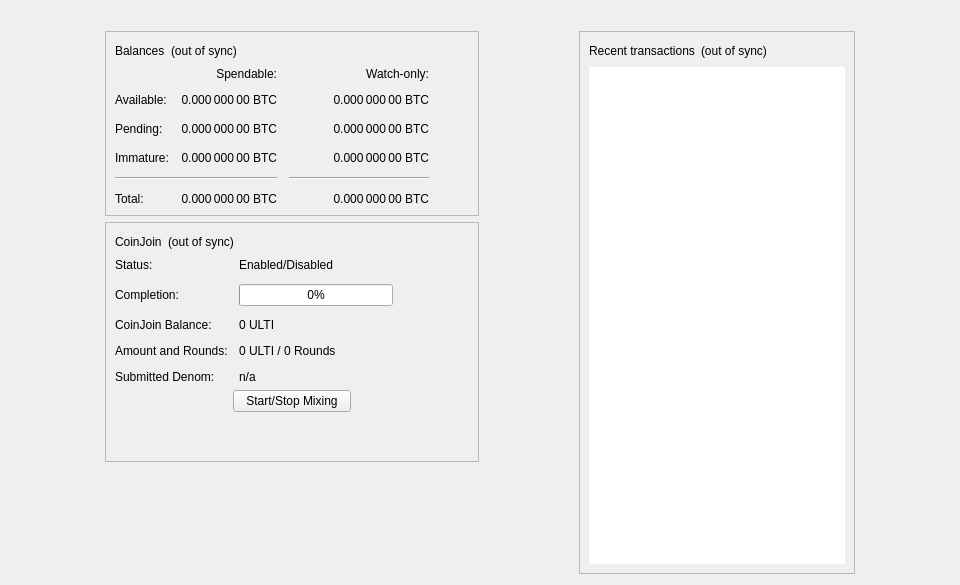
<?xml version="1.0" encoding="UTF-8"?>
<ui version="4.0">
 <class>OverviewPage</class>
 <widget class="QWidget" name="OverviewPage">
  <property name="geometry">
   <rect>
    <x>0</x>
    <y>0</y>
    <width>960</width>
    <height>585</height>
   </rect>
  </property>
  <property name="minimumSize">
   <size>
    <width>960</width>
    <height>0</height>
   </size>
  </property>
  <property name="windowTitle">
   <string>Form</string>
  </property>
  <layout class="QVBoxLayout" name="topLayout">
   <item>
    <widget class="QLabel" name="labelAlerts">
     <property name="visible">
      <bool>false</bool>
     </property>
     <property name="wordWrap">
      <bool>true</bool>
     </property>
     <property name="margin">
      <number>3</number>
     </property>
     <property name="textInteractionFlags">
      <set>Qt::TextSelectableByMouse</set>
     </property>
    </widget>
   </item>
   <item>
    <layout class="QHBoxLayout" name="horizontalLayout" stretch="1,0,1,0,1">
     <item>
      <spacer name="horizontalSpacerLeft">
       <property name="orientation">
        <enum>Qt::Horizontal</enum>
       </property>
       <property name="sizeType">
        <enum>QSizePolicy::Preferred</enum>
       </property>
       <property name="sizeHint" stdset="0">
        <size>
         <width>10</width>
         <height>20</height>
        </size>
       </property>
      </spacer>
     </item>
     <item>
      <layout class="QVBoxLayout" name="verticalLayout_2">
       <item>
        <widget class="QFrame" name="frame">
         <property name="frameShape">
          <enum>QFrame::StyledPanel</enum>
         </property>
         <property name="frameShadow">
          <enum>QFrame::Raised</enum>
         </property>
         <layout class="QVBoxLayout" name="verticalLayout_4">
          <item>
           <layout class="QHBoxLayout" name="horizontalLayout_4">
            <item>
             <widget class="QLabel" name="label_5">
              <property name="text">
               <string>Balances</string>
              </property>
             </widget>
            </item>
            <item>
             <widget class="QLabel" name="labelWalletStatus">
              <property name="toolTip">
               <string>The displayed information may be out of date. Your wallet automatically synchronizes with the Ultichain network after a connection is established, but this process has not completed yet.</string>
              </property>
              <property name="text">
               <string notr="true">(out of sync)</string>
              </property>
              <property name="alignment">
               <set>Qt::AlignLeading|Qt::AlignLeft|Qt::AlignVCenter</set>
              </property>
             </widget>
            </item>
            <item>
             <spacer name="horizontalSpacer_3">
              <property name="orientation">
               <enum>Qt::Horizontal</enum>
              </property>
              <property name="sizeHint" stdset="0">
               <size>
                <width>40</width>
                <height>20</height>
               </size>
              </property>
             </spacer>
            </item>
           </layout>
          </item>
          <item>
           <layout class="QGridLayout" name="gridLayout">
            <property name="spacing">
             <number>12</number>
            </property>
            <item row="2" column="2">
             <widget class="QLabel" name="labelWatchPending">
              <property name="cursor">
               <cursorShape>IBeamCursor</cursorShape>
              </property>
              <property name="toolTip">
               <string>Unconfirmed transactions to watch-only addresses</string>
              </property>
              <property name="text">
               <string notr="true">0.000 000 00 BTC</string>
              </property>
              <property name="alignment">
               <set>Qt::AlignRight|Qt::AlignTrailing|Qt::AlignVCenter</set>
              </property>
              <property name="textInteractionFlags">
               <set>Qt::LinksAccessibleByMouse|Qt::TextSelectableByKeyboard|Qt::TextSelectableByMouse</set>
              </property>
             </widget>
            </item>
            <item row="2" column="1">
             <widget class="QLabel" name="labelUnconfirmed">
              <property name="cursor">
               <cursorShape>IBeamCursor</cursorShape>
              </property>
              <property name="toolTip">
               <string>Total of transactions that have yet to be confirmed, and do not yet count toward the spendable balance</string>
              </property>
              <property name="text">
               <string notr="true">0.000 000 00 BTC</string>
              </property>
              <property name="alignment">
               <set>Qt::AlignRight|Qt::AlignTrailing|Qt::AlignVCenter</set>
              </property>
              <property name="textInteractionFlags">
               <set>Qt::LinksAccessibleByMouse|Qt::TextSelectableByKeyboard|Qt::TextSelectableByMouse</set>
              </property>
             </widget>
            </item>
            <item row="3" column="2">
             <widget class="QLabel" name="labelWatchImmature">
              <property name="cursor">
               <cursorShape>IBeamCursor</cursorShape>
              </property>
              <property name="toolTip">
               <string>Mined balance in watch-only addresses that has not yet matured</string>
              </property>
              <property name="text">
               <string notr="true">0.000 000 00 BTC</string>
              </property>
              <property name="alignment">
               <set>Qt::AlignRight|Qt::AlignTrailing|Qt::AlignVCenter</set>
              </property>
              <property name="textInteractionFlags">
               <set>Qt::LinksAccessibleByMouse|Qt::TextSelectableByKeyboard|Qt::TextSelectableByMouse</set>
              </property>
             </widget>
            </item>
            <item row="4" column="0" colspan="2">
             <widget class="Line" name="lineSpendableBalance">
              <property name="orientation">
               <enum>Qt::Horizontal</enum>
              </property>
             </widget>
            </item>
            <item row="4" column="2">
             <widget class="Line" name="lineWatchBalance">
              <property name="sizePolicy">
               <sizepolicy hsizetype="Preferred" vsizetype="Fixed">
                <horstretch>0</horstretch>
                <verstretch>0</verstretch>
               </sizepolicy>
              </property>
              <property name="minimumSize">
               <size>
                <width>140</width>
                <height>0</height>
               </size>
              </property>
              <property name="orientation">
               <enum>Qt::Horizontal</enum>
              </property>
             </widget>
            </item>
            <item row="5" column="0">
             <widget class="QLabel" name="labelTotalText">
              <property name="text">
               <string>Total:</string>
              </property>
             </widget>
            </item>
            <item row="3" column="1">
             <widget class="QLabel" name="labelImmature">
              <property name="cursor">
               <cursorShape>IBeamCursor</cursorShape>
              </property>
              <property name="toolTip">
               <string>Mined balance that has not yet matured</string>
              </property>
              <property name="text">
               <string notr="true">0.000 000 00 BTC</string>
              </property>
              <property name="alignment">
               <set>Qt::AlignRight|Qt::AlignTrailing|Qt::AlignVCenter</set>
              </property>
              <property name="textInteractionFlags">
               <set>Qt::LinksAccessibleByMouse|Qt::TextSelectableByKeyboard|Qt::TextSelectableByMouse</set>
              </property>
             </widget>
            </item>
            <item row="2" column="3">
             <spacer name="horizontalSpacer_2">
              <property name="orientation">
               <enum>Qt::Horizontal</enum>
              </property>
              <property name="sizeHint" stdset="0">
               <size>
                <width>40</width>
                <height>20</height>
               </size>
              </property>
             </spacer>
            </item>
            <item row="3" column="0">
             <widget class="QLabel" name="labelImmatureText">
              <property name="text">
               <string>Immature:</string>
              </property>
             </widget>
            </item>
            <item row="5" column="1">
             <widget class="QLabel" name="labelTotal">
              <property name="cursor">
               <cursorShape>IBeamCursor</cursorShape>
              </property>
              <property name="toolTip">
               <string>Your current total balance</string>
              </property>
              <property name="text">
               <string notr="true">0.000 000 00 BTC</string>
              </property>
              <property name="alignment">
               <set>Qt::AlignRight|Qt::AlignTrailing|Qt::AlignVCenter</set>
              </property>
              <property name="textInteractionFlags">
               <set>Qt::LinksAccessibleByMouse|Qt::TextSelectableByKeyboard|Qt::TextSelectableByMouse</set>
              </property>
             </widget>
            </item>
            <item row="5" column="2">
             <widget class="QLabel" name="labelWatchTotal">
              <property name="cursor">
               <cursorShape>IBeamCursor</cursorShape>
              </property>
              <property name="toolTip">
               <string>Current total balance in watch-only addresses</string>
              </property>
              <property name="text">
               <string notr="true">0.000 000 00 BTC</string>
              </property>
              <property name="alignment">
               <set>Qt::AlignRight|Qt::AlignTrailing|Qt::AlignVCenter</set>
              </property>
              <property name="textInteractionFlags">
               <set>Qt::LinksAccessibleByMouse|Qt::TextSelectableByKeyboard|Qt::TextSelectableByMouse</set>
              </property>
             </widget>
            </item>
            <item row="0" column="2">
             <widget class="QLabel" name="labelWatchonly">
              <property name="text">
               <string>Watch-only:</string>
              </property>
              <property name="alignment">
               <set>Qt::AlignRight|Qt::AlignTrailing|Qt::AlignVCenter</set>
              </property>
             </widget>
            </item>
            <item row="1" column="0">
             <widget class="QLabel" name="labelBalanceText">
              <property name="text">
               <string>Available:</string>
              </property>
             </widget>
            </item>
            <item row="1" column="1">
             <widget class="QLabel" name="labelBalance">
              <property name="cursor">
               <cursorShape>IBeamCursor</cursorShape>
              </property>
              <property name="toolTip">
               <string>Your current spendable balance</string>
              </property>
              <property name="text">
               <string notr="true">0.000 000 00 BTC</string>
              </property>
              <property name="alignment">
               <set>Qt::AlignRight|Qt::AlignTrailing|Qt::AlignVCenter</set>
              </property>
              <property name="textInteractionFlags">
               <set>Qt::LinksAccessibleByMouse|Qt::TextSelectableByKeyboard|Qt::TextSelectableByMouse</set>
              </property>
             </widget>
            </item>
            <item row="1" column="2">
             <widget class="QLabel" name="labelWatchAvailable">
              <property name="cursor">
               <cursorShape>IBeamCursor</cursorShape>
              </property>
              <property name="toolTip">
               <string>Your current balance in watch-only addresses</string>
              </property>
              <property name="text">
               <string notr="true">0.000 000 00 BTC</string>
              </property>
              <property name="alignment">
               <set>Qt::AlignRight|Qt::AlignTrailing|Qt::AlignVCenter</set>
              </property>
              <property name="textInteractionFlags">
               <set>Qt::LinksAccessibleByMouse|Qt::TextSelectableByKeyboard|Qt::TextSelectableByMouse</set>
              </property>
             </widget>
            </item>
            <item row="2" column="0">
             <widget class="QLabel" name="labelPendingText">
              <property name="text">
               <string>Pending:</string>
              </property>
             </widget>
            </item>
            <item row="0" column="1">
             <widget class="QLabel" name="labelSpendable">
              <property name="text">
               <string>Spendable:</string>
              </property>
              <property name="alignment">
               <set>Qt::AlignRight|Qt::AlignTrailing|Qt::AlignVCenter</set>
              </property>
             </widget>
            </item>
           </layout>
          </item>
         </layout>
        </widget>
       </item>
       <item>
        <widget class="QFrame" name="frameCoinJoin">
         <property name="layoutDirection">
          <enum>Qt::LeftToRight</enum>
         </property>
         <property name="frameShape">
          <enum>QFrame::StyledPanel</enum>
         </property>
         <property name="frameShadow">
          <enum>QFrame::Raised</enum>
         </property>
         <layout class="QVBoxLayout" name="VerticalLayout_PS1">
          <item>
           <layout class="QHBoxLayout" name="horizontalLayout_5">
            <item>
             <widget class="QLabel" name="labelCoinJoinHeader">
              <property name="text">
               <string notr="true">CoinJoin</string>
              </property>
             </widget>
            </item>
            <item>
             <widget class="QLabel" name="labelCoinJoinSyncStatus">
              <property name="toolTip">
               <string>The displayed information may be out of date. Your wallet automatically synchronizes with the Ultichain network after a connection is established, but this process has not completed yet.</string>
              </property>
              <property name="text">
               <string notr="true">(out of sync)</string>
              </property>
              <property name="alignment">
               <set>Qt::AlignLeading|Qt::AlignLeft|Qt::AlignVCenter</set>
              </property>
             </widget>
            </item>
            <item>
             <spacer name="horizontalSpacer_4">
              <property name="orientation">
               <enum>Qt::Horizontal</enum>
              </property>
              <property name="sizeHint" stdset="0">
               <size>
                <width>40</width>
                <height>20</height>
               </size>
              </property>
             </spacer>
            </item>
           </layout>
          </item>
          <item>
           <layout class="QFormLayout" name="coinJoinFormLayout">
            <property name="fieldGrowthPolicy">
             <enum>QFormLayout::AllNonFixedFieldsGrow</enum>
            </property>
            <property name="horizontalSpacing">
             <number>11</number>
            </property>
            <property name="verticalSpacing">
             <number>12</number>
            </property>
            <item row="0" column="0">
             <widget class="QLabel" name="labelCoinJoinEnabledText">
              <property name="text">
               <string>Status:</string>
              </property>
             </widget>
            </item>
            <item row="0" column="1">
             <widget class="QLabel" name="labelCoinJoinEnabled">
              <property name="text">
               <string>Enabled/Disabled</string>
              </property>
             </widget>
            </item>
            <item row="1" column="0">
             <widget class="QLabel" name="labelCompletitionText">
              <property name="text">
               <string>Completion:</string>
              </property>
             </widget>
            </item>
            <item row="1" column="1">
             <widget class="QProgressBar" name="coinJoinProgress">
              <property name="maximumSize">
               <size>
                <width>154</width>
                <height>16777215</height>
               </size>
              </property>
              <property name="value">
               <number>0</number>
              </property>
             </widget>
            </item>
            <item row="2" column="0">
             <widget class="QLabel" name="labelAnonymizedText">
              <property name="text">
               <string notr="true">CoinJoin Balance:</string>
              </property>
             </widget>
            </item>
            <item row="2" column="1">
             <widget class="QLabel" name="labelAnonymized">
              <property name="text">
               <string notr="true">0 ULTI</string>
              </property>
             </widget>
            </item>
            <item row="3" column="0">
             <widget class="QLabel" name="labelAmountAndRoundsText">
              <property name="text">
               <string>Amount and Rounds:</string>
              </property>
             </widget>
            </item>
            <item row="3" column="1">
             <widget class="QLabel" name="labelAmountRounds">
              <property name="text">
               <string>0 ULTI / 0 Rounds</string>
              </property>
             </widget>
            </item>
            <item row="4" column="0">
             <widget class="QLabel" name="labelSubmittedDenomText">
              <property name="text">
               <string>Submitted Denom:</string>
              </property>
             </widget>
            </item>
            <item row="4" column="1">
             <widget class="QLabel" name="labelSubmittedDenom">
              <property name="toolTip">
               <string>The denominations you submitted to the Masternode.&lt;br&gt;To mix, other users must submit the exact same denominations.</string>
              </property>
              <property name="text">
               <string>n/a</string>
              </property>
              <property name="wordWrap">
               <bool>true</bool>
              </property>
             </widget>
            </item>
           </layout>
          </item>
          <item>
           <layout class="QVBoxLayout" name="VerticalLayout_PS">
            <item>
             <layout class="QHBoxLayout" name="horizontalLayout_3">
              <property name="topMargin">
               <number>0</number>
              </property>
              <item>
               <spacer name="horizontalSpacer_5">
                <property name="orientation">
                 <enum>Qt::Horizontal</enum>
                </property>
                <property name="sizeHint" stdset="0">
                 <size>
                  <width>40</width>
                  <height>20</height>
                 </size>
                </property>
               </spacer>
              </item>
              <item>
               <widget class="QPushButton" name="toggleCoinJoin">
                <property name="sizePolicy">
                 <sizepolicy hsizetype="MinimumExpanding" vsizetype="Fixed">
                  <horstretch>0</horstretch>
                  <verstretch>0</verstretch>
                 </sizepolicy>
                </property>
                <property name="text">
                 <string>Start/Stop Mixing</string>
                </property>
               </widget>
              </item>
              <item>
               <spacer name="horizontalSpacer_6">
                <property name="orientation">
                 <enum>Qt::Horizontal</enum>
                </property>
                <property name="sizeHint" stdset="0">
                 <size>
                  <width>40</width>
                  <height>20</height>
                 </size>
                </property>
               </spacer>
              </item>
             </layout>
            </item>
            <item>
             <spacer name="verticalSpacer_3">
              <property name="orientation">
               <enum>Qt::Vertical</enum>
              </property>
              <property name="sizeHint" stdset="0">
               <size>
                <width>20</width>
                <height>40</height>
               </size>
              </property>
             </spacer>
            </item>
           </layout>
          </item>
         </layout>
        </widget>
       </item>
       <item>
        <spacer name="verticalSpacer">
         <property name="orientation">
          <enum>Qt::Vertical</enum>
         </property>
         <property name="sizeHint" stdset="0">
          <size>
           <width>20</width>
           <height>40</height>
          </size>
         </property>
        </spacer>
       </item>
      </layout>
     </item>
     <item>
      <spacer name="horizontalSpacerCenter">
       <property name="orientation">
        <enum>Qt::Horizontal</enum>
       </property>
       <property name="sizeHint" stdset="0">
        <size>
         <width>10</width>
         <height>20</height>
        </size>
       </property>
      </spacer>
     </item>
     <item>
      <layout class="QVBoxLayout" name="verticalLayout_3">
       <item>
        <widget class="QFrame" name="frame_2">
         <property name="frameShape">
          <enum>QFrame::StyledPanel</enum>
         </property>
         <property name="frameShadow">
          <enum>QFrame::Raised</enum>
         </property>
         <layout class="QVBoxLayout" name="verticalLayout">
          <item>
           <layout class="QHBoxLayout" name="horizontalLayout_2">
            <item>
             <widget class="QLabel" name="label_4">
              <property name="text">
               <string>Recent transactions</string>
              </property>
             </widget>
            </item>
            <item>
             <widget class="QLabel" name="labelTransactionsStatus">
              <property name="toolTip">
               <string>The displayed information may be out of date. Your wallet automatically synchronizes with the Ultichain network after a connection is established, but this process has not completed yet.</string>
              </property>
              <property name="text">
               <string notr="true">(out of sync)</string>
              </property>
              <property name="alignment">
               <set>Qt::AlignLeading|Qt::AlignLeft|Qt::AlignVCenter</set>
              </property>
             </widget>
            </item>
            <item>
             <spacer name="horizontalSpacer">
              <property name="orientation">
               <enum>Qt::Horizontal</enum>
              </property>
              <property name="sizeHint" stdset="0">
               <size>
                <width>40</width>
                <height>20</height>
               </size>
              </property>
             </spacer>
            </item>
           </layout>
          </item>
          <item>
           <widget class="QListView" name="listTransactions">
            <property name="frameShape">
             <enum>QFrame::NoFrame</enum>
            </property>
            <property name="verticalScrollBarPolicy">
             <enum>Qt::ScrollBarAlwaysOff</enum>
            </property>
            <property name="horizontalScrollBarPolicy">
             <enum>Qt::ScrollBarAlwaysOff</enum>
            </property>
            <property name="selectionMode">
             <enum>QAbstractItemView::NoSelection</enum>
            </property>
           </widget>
          </item>
         </layout>
        </widget>
       </item>
      </layout>
     </item>
     <item>
      <spacer name="horizontalSpacerRight">
       <property name="orientation">
        <enum>Qt::Horizontal</enum>
       </property>
       <property name="sizeType">
        <enum>QSizePolicy::Preferred</enum>
       </property>
       <property name="sizeHint" stdset="0">
        <size>
         <width>10</width>
         <height>20</height>
        </size>
       </property>
      </spacer>
     </item>
    </layout>
   </item>
  </layout>
 </widget>
 <resources/>
 <connections/>
</ui>
